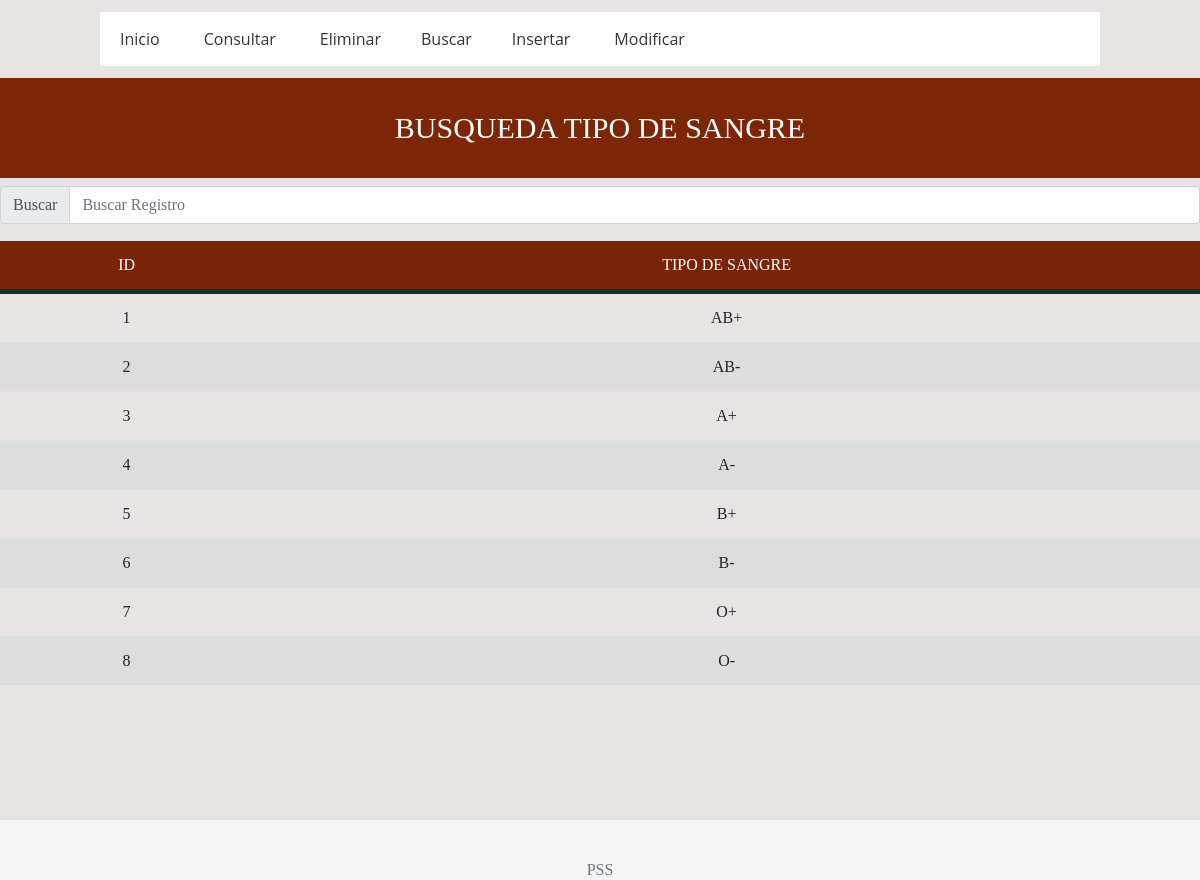
The app's page /BUSCAR/buscar_sangre.php with its own data.
### tables this page shows
CREATE TABLE SANGRE(
ID_SAN INT,
TIP_SAN VARCHAR(100),
CONSTRAINT PK_ISANG PRIMARY KEY(ID_SAN))
ENGINE INNODB;

### BUSCAR/buscar_sangre.php (the view, shortened to what this page needs)
<!doctype html>
<html lang="es">
<head>
  <link rel="stylesheet" href="ostras.css">
<link href="dist/css/bootstrap.min.css" rel="stylesheet">
<link href="assets/css/sticky-footer-navbar.css" rel="stylesheet">
<link rel="stylesheet" href="http://code.jquery.com/ui/1.10.1/themes/base/jquery-ui.css" />
	</head>
<head>
  <link rel="stylesheet" href="ostras.css">
</head>
<body>
</body>
</html>
<head>
  <link rel="stylesheet" href="ostras.css"><link rel="stylesheet" href="butt.css">
</head>
<body>
  <header>
    <nav class="navegacion">
      <ul class="menu">
        <li><a href="../menuostia.php">Inicio</a></li>
        <li><a href="../CONSULTAS/consulta_sangre.php">Consultar</a></li>
        <li><a href="../BORRAR/borrar_sangre.php">Eliminar</a>
          <li><a href="../BUSCAR/buscar_sangre.php">Buscar</a>
		  <li><a href="../INSERTAR/insertar_sangre.php">Insertar</a></li>
		  <li><a href="../MODIFICAR/modificar_sangre.php">Modificar</a></li>
          </ul>
    </nav>
  </header>
</body>
</html>
 <html>
    <html>
    	<head> <meta charset="UTF-8">
    	<title>Alumno - Poli Search System 2.0</title> <link rel="stylesheet" href="dis.css">
    	<link rel="stylesheet" type="text/css" href="jamon.css">
    	</head>
    	<body>
    	<header>
		<h1 id="titulo">  BUSQUEDA TIPO DE SANGRE </h1> </header>
 		<div align="center">
  <link rel="stylesheet" href="ostras.css"><link rel="stylesheet" href="butt.css">
			 <link rel="stylesheet" href="ostras.css">
		</body>
	</html>
<head>
<div class="input-group mb-3">
  <div class="input-group-prepend">
    <span class="input-group-text" id="basic-addon1">Buscar</span>
  </div>
  <input id="FiltrarContenido" type="text" class="form-control" placeholder="Buscar Registro" aria-label="Alumno" aria-describedby="basic-addon1">
</div>
	    <table class="table table-hover">
       <thead>
          <tr align="center">
		<td>ID</td>
		<td>TIPO DE SANGRE</td>
		</tr> </thead>
        <tbody class="BusquedaRapida">
<?php
	$con = connect();
	$consulta = "SELECT ID_SAN, TIP_SAN FROM SANGRE";
	$resultado1 = mysqli_query($con , $consulta);
	while ($row=mysqli_fetch_array ($resultado1))
	{
	echo "<tr><td>". $row["ID_SAN"]. "</td>";
	echo "<td>". $row["TIP_SAN"]. "</td>";
	}
?>
</tbody>
      </table>
    <footer class="footer">
      <div class="container">
        <span class="text-muted">PSS</a></p></span>
      </div>
    </footer>
  </body>
</html>

### BUSCAR/ostras.css (style rules this page uses)
* { margin: 0; padding: 0; -webkit-box-sizing: border-box; -moz-box-sizing: border-box; box-sizing: border-box; }
body { background: #E8E4E4; }
header { width: 100%; }
.navegacion { width: 1000px; margin: -4px auto; background: #fff; }
.navegacion ul { list-style: none; }
.menu > li { position: relative; display: inline-block; }
.menu > li > a { display: block; padding: 15px 20px; color: #353535; font-family: 'Open sans'; text-decoration: none; }

### BUSCAR/assets/css/sticky-footer-navbar.css (style rules this page uses)
html { position: relative; min-height: 100%; }
body { margin-bottom: 60px; }
.footer { position: absolute; bottom: 0; width: 100%; height: 60px; line-height: 60px; background-color: #f5f5f5; }
.footer > .container { padding-right: 15px; padding-left: 15px; }

### BUSCAR/butt.css (style rules this page uses)
body { margin: 0; padding: 0; }
.container { text-align: center; margin-top: 20px; }

### BUSCAR/dis.css (style rules this page uses)
body { background-color: #E8E4E4; font-family: Calibri; }
table { background-color: white; text-align: center; border-collapse: collapse; width: 100%; }
th, td { padding: 20px; }
thead { background-color: #782408; border-bottom: solid 5px #0F362D; color: white; }
tr:nth-child(even) { background-color: #ddd; }

### BUSCAR/jamon.css (style rules this page uses)
header #titulo { text-align: center; padding: 32px 32px; font-size: 30px; background-color:#7c2507; color: white; font-family: candara; }

### records on screen
sangre: ID_SAN "1", TIP_SAN "AB+"
sangre: ID_SAN "2", TIP_SAN "AB-"
sangre: ID_SAN "3", TIP_SAN "A+"
sangre: ID_SAN "4", TIP_SAN "A-"
sangre: ID_SAN "5", TIP_SAN "B+"
sangre: ID_SAN "6", TIP_SAN "B-"
sangre: ID_SAN "7", TIP_SAN "O+"
sangre: ID_SAN "8", TIP_SAN "O-"
